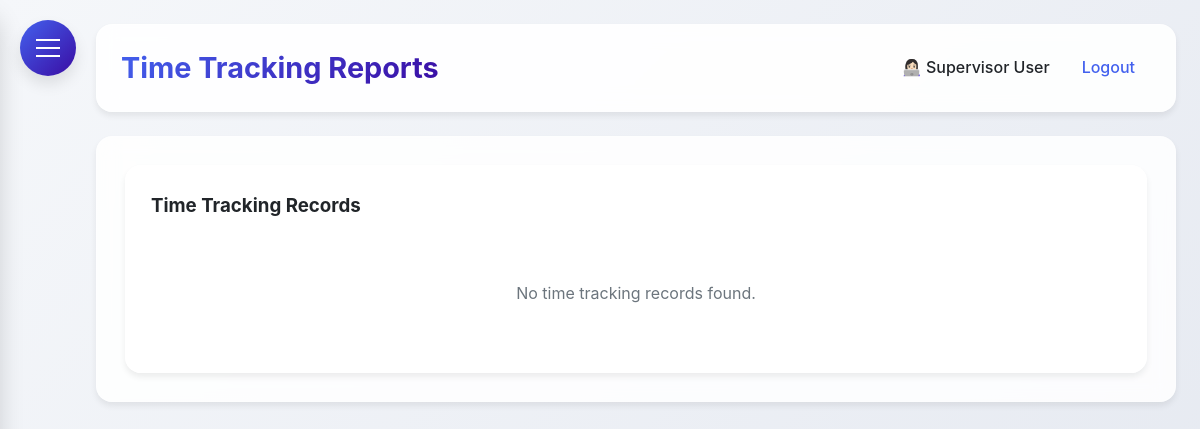
The app's page /time_reports (signed in), older data.
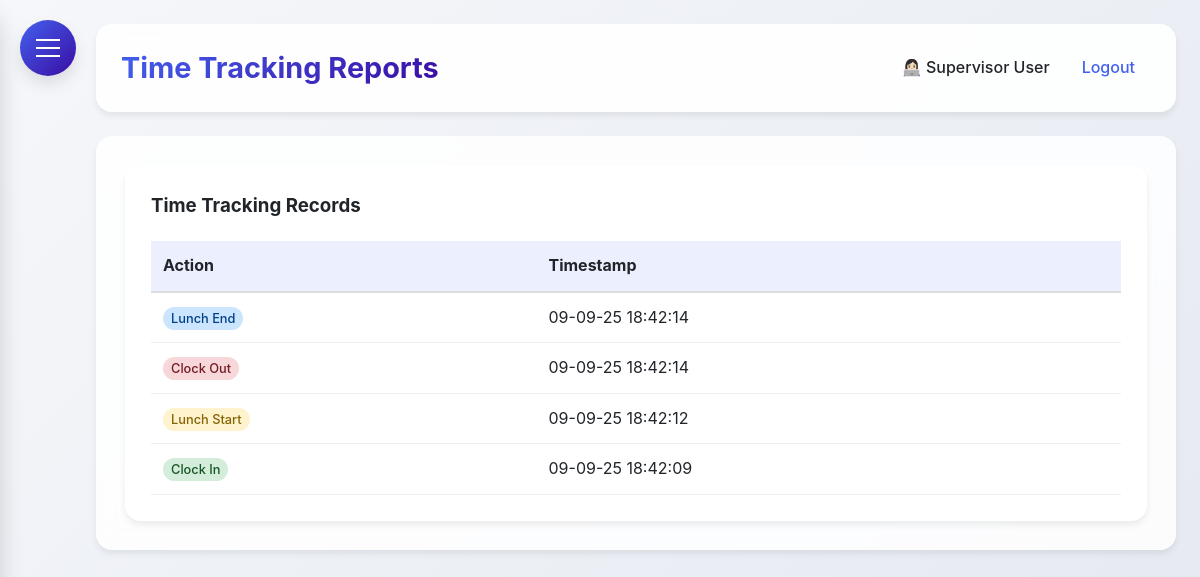
The same page, newer data.
### HerculesSystem.py (models this page shows)
class TimeTracking(db.Model):
    __tablename__ = 'time_tracking'
    id = db.Column(db.Integer, primary_key=True)
    employee_id = db.Column(db.Integer, db.ForeignKey('employee.id'), nullable=False)
    action_type = db.Column(db.String(20), nullable=False)  #clock_in, clock_out, lunch_start, lunch_end
    timestamp = db.Column(db.DateTime, nullable=True)
    latitude = db.Column(db.Float, nullable=True)
    longitude = db.Column(db.Float, nullable=True)
    address = db.Column(db.String(200), nullable=True)
    status = db.Column(db.String(20), nullable=True)    # in/out office
    ip_address = db.Column(db.String(45), nullable=True)
    employee = db.relationship('Employee', backref=db.backref('time_entries', lazy=True))

### HerculesSystem.py (the view)
@app.route('/time_reports', methods=['GET'])
@login_required
def time_reports():
    now = datetime.now(MYT)
    employee_id = request.args.get('employee_id')
    start_date = request.args.get('start_date')
    end_date = request.args.get('end_date')
    status = request.args.get('status')
    employees = Employee.query.all() if current_user.user_type == 'admin' else []
    query = TimeTracking.query
    if current_user.user_type != 'admin':
        query = query.filter(TimeTracking.employee_id == current_user.id)
    else:
        query = query.join(Employee, TimeTracking.employee_id == Employee.id)
    if employee_id:
        query = query.filter(TimeTracking.employee_id == employee_id)
    if start_date:
        query = query.filter(func.date(TimeTracking.timestamp) >= start_date)
    if end_date:
        query = query.filter(func.date(TimeTracking.timestamp) <= end_date)
    if status:
        query = query.filter(TimeTracking.status == status)
    time_records = query.order_by(TimeTracking.timestamp.desc()).all()
    return render_template(
        'time_reports.html',
        time_records=time_records,
        employees=employees,
        now=now,
        MYT=MYT
    )

### HerculesSystem.py (called while the page is built)
@app.after_request
def add_security_headers(response):
    response.headers['Permissions-Policy'] = 'geolocation=()'
    return response

@login_manager.user_loader
def load_user(user_id):
    return db.session.get(Employee, int(user_id))

@app.context_processor
def inject_now():
    return {'now': datetime.utcnow()}

@app.before_request
def before_request():
    if request.url.startswith('https://'):
        new_url = request.url.replace('https://', 'http://', 1)
        return redirect(new_url, code=301)

### templates/time_reports.html (shortened to what this page needs)
{% extends "base.html" %}
{% block content %}
<div class="dashboard-container">
    <div class="glass" style="padding: 25px; border-radius: var(--border-radius-lg);">
        <h3 style="margin-bottom: 20px;">Time Tracking Records</h3>
        {% if time_records %}
        <div style="overflow-x: auto;">
            <table style="width: 100%; border-collapse: collapse;">
                <thead>
                    <tr style="background: rgba(67, 97, 238, 0.1);">
                        <th style="padding: 12px; text-align: left; border-bottom: 2px solid #ddd;">Action</th>
                        <th style="padding: 12px; text-align: left; border-bottom: 2px solid #ddd;">Timestamp</th>
                    </tr>
                </thead>
                <tbody>
                    {% for record in time_records %}
                    <tr>
                        <td style="padding: 12px; border-bottom: 1px solid #eee;">
                            <span style="
                                padding: 4px 8px;
                                border-radius: 12px;
                                font-size: 0.8rem;
                                font-weight: 500;
                                {% if record.action_type == 'clock_in' %}background: #d4edda; color: #155724;
                                {% elif record.action_type == 'clock_out' %}background: #f8d7da; color: #721c24;
                                {% elif record.action_type == 'lunch_start' %}background: #fff3cd; color: #856404;
                                {% elif record.action_type == 'lunch_end' %}background: #cce5ff; color: #004085;
                                {% endif %}
                            ">
                                {{ record.action_type.replace('_', ' ').title() }}
                            </span>
                        </td>
                        <td style="padding: 12px; border-bottom: 1px solid #eee;">{{ record.timestamp.strftime('%d-%m-%y %H:%M:%S') }}</td>
                    </tr>
                    {% endfor %}
                </tbody>
            </table>
        </div>
        {% else %}
        <p style="text-align: center; color: var(--gray); padding: 40px;">No time tracking records found.</p>
        {% endif %}
    </div>
</div>
{% endblock %}

Row changes from the older to the newer data that the page shows:
added TimeTracking: action_type.replace "Lunch End", timestamp "09-09-25 18:42:14"
added TimeTracking: action_type.replace "Clock Out", timestamp "09-09-25 18:42:14"
added TimeTracking: action_type.replace "Lunch Start", timestamp "09-09-25 18:42:12"
added TimeTracking: action_type.replace "Clock In", timestamp "09-09-25 18:42:09"
Text that changed along with them:
text no longer shown: "No time tracking records found."
text now shown: "Action Timestamp"
